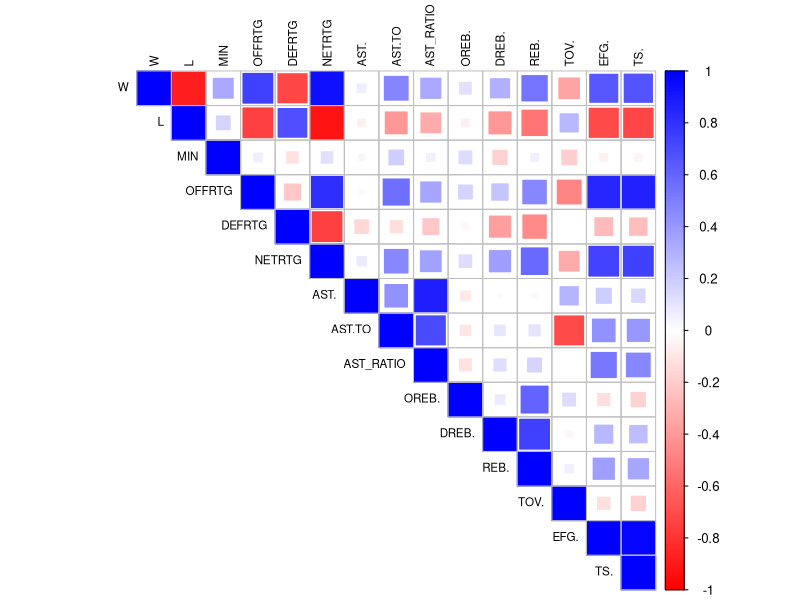

Recreate this plot in R.
team_stats <- read.csv(file = 'Team_Stats_Historical.csv')
head(team_stats)
team_stats_edit <- team_stats[, -c(1:3)]
head(team_stats_edit)
team_stats_edit <- team_stats_edit[, -c(17:19)]
head(team_stats_edit)
team_stats_edit <- team_stats_edit[,-3]
head(team_stats_edit)
class(team_stats_edit$W)
team_stats_edit[1:15] <- lapply(team_stats_edit[1:15], as.numeric)
team_stats_cor <- cor(team_stats_edit)

library(corrplot)
corrplot(team_stats_cor, method = "square", type = "upper", tl.col = "black", tl.cex = 0.7, 
  col = colorRampPalette(c("red", "white", "blue"))(200))

         